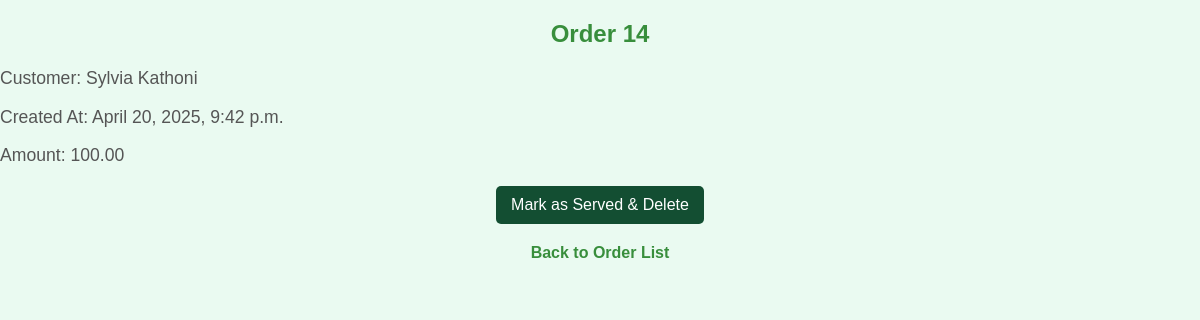
The app's page /order/14/ (signed in) with its own data.
### portal/menu/models.py (models this page shows, shortened)
class Order(models.Model):
    user = models.ForeignKey(User, on_delete=models.CASCADE, null=True, blank=True)
    customer_name = models.CharField(max_length=100)
    created_at = models.DateTimeField(auto_now_add=True)
    def total_amount(self):
        return sum(item.item_price * item.quantity for item in self.items.all())

class OrderItem(models.Model):
    order = models.ForeignKey(Order, related_name='items', on_delete=models.CASCADE)
    item_name = models.CharField(max_length=100)
    item_price = models.DecimalField(max_digits=8, decimal_places=2)
    quantity = models.PositiveIntegerField()

### portal/menu/views.py (the view)
# urls.py: path('order/<int:order_id>/', views.order_detail, name='order_detail'),
@login_required
def order_detail(request, order_id):
    order = get_object_or_404(Order, id=order_id)
    if request.user.is_staff or request.user.groups.filter(name='Workers').exists():
        return render(request, 'orders/detail.html', {'order': order})
    else:
        messages.error(request, "You don't have permission to view this order.")
        return redirect('order_list')

### portal/menu/templates/orders/detail.html (shortened to what this page needs)
{% block content %}
  <h2>Order {{ order.id }}</h2>
  <p>Customer: {{ order.customer_name }}</p>
  <p>Created At: {{ order.created_at }}</p>
  <p>Amount: {{ order.total_amount }}</p>
  <form action="{% url 'delete_order' order.id %}" method="post">
    <button type="submit" class="btn">Mark as Served & Delete</button>
  </form>
  <a href="{% url 'order_list' %}">Back to Order List</a>
{% endblock %}

### portal/menu/templates/orders/detail.html (style rules this page uses)
h2 { color: #388e3c; text-align: center; margin-top: 20px; }
p { font-size: 1.1em; color: #555; }
.btn { background-color: #134e32; color: white; padding: 10px 15px; border: none; border-radius: 5px; font-size: 1em; cursor: pointer; transition: background-color 0.3s; }
a { display: block; text-align: center; margin-top: 20px; color: #388e3c; text-decoration: none; font-weight: bold; }
form { display: flex; justify-content: center; margin-top: 20px; }

### records on screen
Order: id "14", customer_name "Sylvia Kathoni", created_at "April 20, 2025, 9:42 p.m.", total_amount "100.00"
